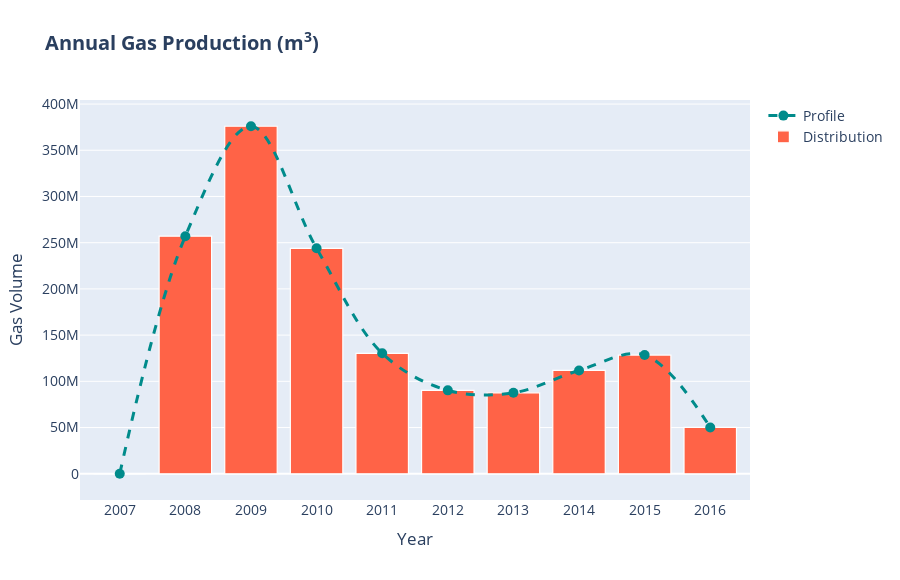

The code cell stored with this chart in its notebook:
### Code cell
layout = go.Layout(
    title="<b>Annual Gas Production (m<sup>3</sup>)</b>",
    xaxis=dict(
        title="Year",
        tickmode="array",
        tickvals=annual_production_df["YEAR"]
    ),
    yaxis=dict(
        title="Gas Volume",
        hoverformat=",.0f"
    ),
    font_size=14,
    width=900,
    height=580
)

trace1 = go.Scatter(
    x=annual_production_df["YEAR"],
    y=annual_production_df["GAS"],
    customdata=annual_production_df["GAS"] / volumes.get("GAS"),
    hovertemplate="<br>".join(["<b>%{x}</b><br>", "<b>SCF:</b> %{customdata:,.0f}", "<b>cubic meters:</b> %{y}"]),
    line=dict(color="darkcyan", dash="dash", shape="spline", width=3),
    marker_size=10,
    name="Profile"
)

trace2 = go.Bar(
    x=annual_production_df["YEAR"],
    y=annual_production_df["GAS"],
    customdata=(annual_production_df["GAS"] / volumes.get("GAS")),
    hovertemplate="<br>".join(["<b>%{x}</b><br>", "<b>SCF:</b> %{customdata:,.0f}", "<b>cubic meters:</b> %{y}"]),
    marker=dict(color="tomato", line=dict(color="white", width=1.2)),
    name="Distribution"
)

go.Figure(data=[trace1, trace2], layout=layout)

### Figure 1 — Plotly figure (JSON) as saved in the notebook; plotly's stock layout.template omitted (floating-point values rounded to 4 significant figures)
{"data": [{"customdata": [0, 9077000000.0, 13280000000.0, 8615000000.0, 4602000000.0, 3186000000.0, 3093000000.0, 3948000000.0, 4535000000.0, 1768000000.0], "hovertemplate": "<b>%{x}</b><br><br><b>SCF:</b> %{customdata:,.0f}<br><b>cubic meters:</b> %{y}", "line": {"color": "darkcyan", "dash": "dash", "shape": "spline", "width": 3}, "marker": {"size": 10}, "name": "Profile", "type": "scatter", "x": [2007, 2008, 2009, 2010, 2011, 2012, 2013, 2014, 2015, 2016], "y": [0, 257000000.0, 376000000.0, 243900000.0, 130300000.0, 90210000.0, 87590000.0, 111800000.0, 128400000.0, 50070000.0]}, {"customdata": [0, 9077000000.0, 13280000000.0, 8615000000.0, 4602000000.0, 3186000000.0, 3093000000.0, 3948000000.0, 4535000000.0, 1768000000.0], "hovertemplate": "<b>%{x}</b><br><br><b>SCF:</b> %{customdata:,.0f}<br><b>cubic meters:</b> %{y}", "marker": {"color": "tomato", "line": {"color": "white", "width": 1.2}}, "name": "Distribution", "type": "bar", "x": [2007, 2008, 2009, 2010, 2011, 2012, 2013, 2014, 2015, 2016], "y": [0, 257000000.0, 376000000.0, 243900000.0, 130300000.0, 90210000.0, 87590000.0, 111800000.0, 128400000.0, 50070000.0]}], "layout": {"font": {"size": 14}, "height": 580, "title": {"text": "<b>Annual Gas Production (m<sup>3</sup>)</b>"}, "width": 900, "xaxis": {"tickmode": "array", "tickvals": [2007, 2008, 2009, 2010, 2011, 2012, 2013, 2014, 2015, 2016], "title": {"text": "Year"}}, "yaxis": {"hoverformat": ",.0f", "title": {"text": "Gas Volume"}}}}
